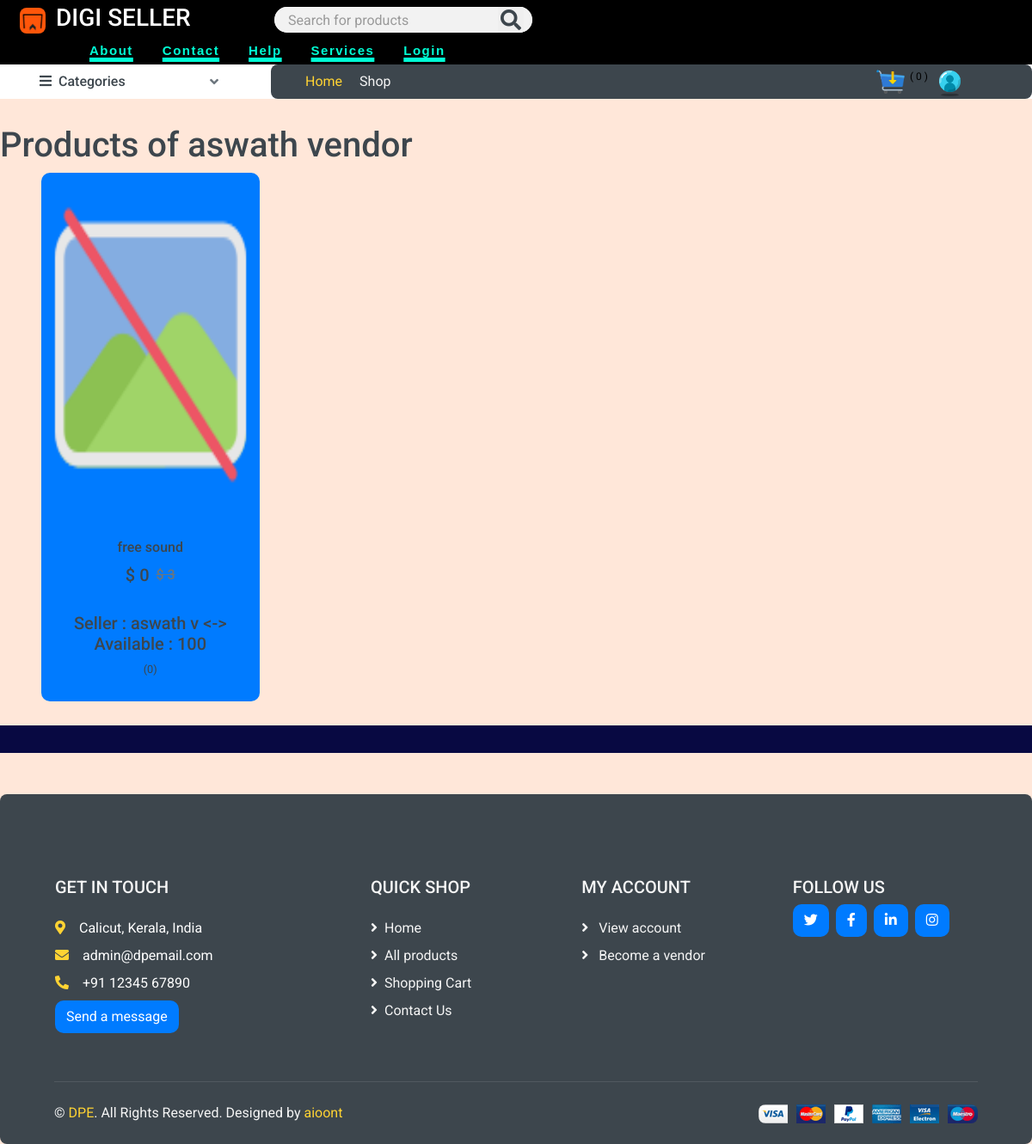
Page /vendors/6/ on the earlier database version.
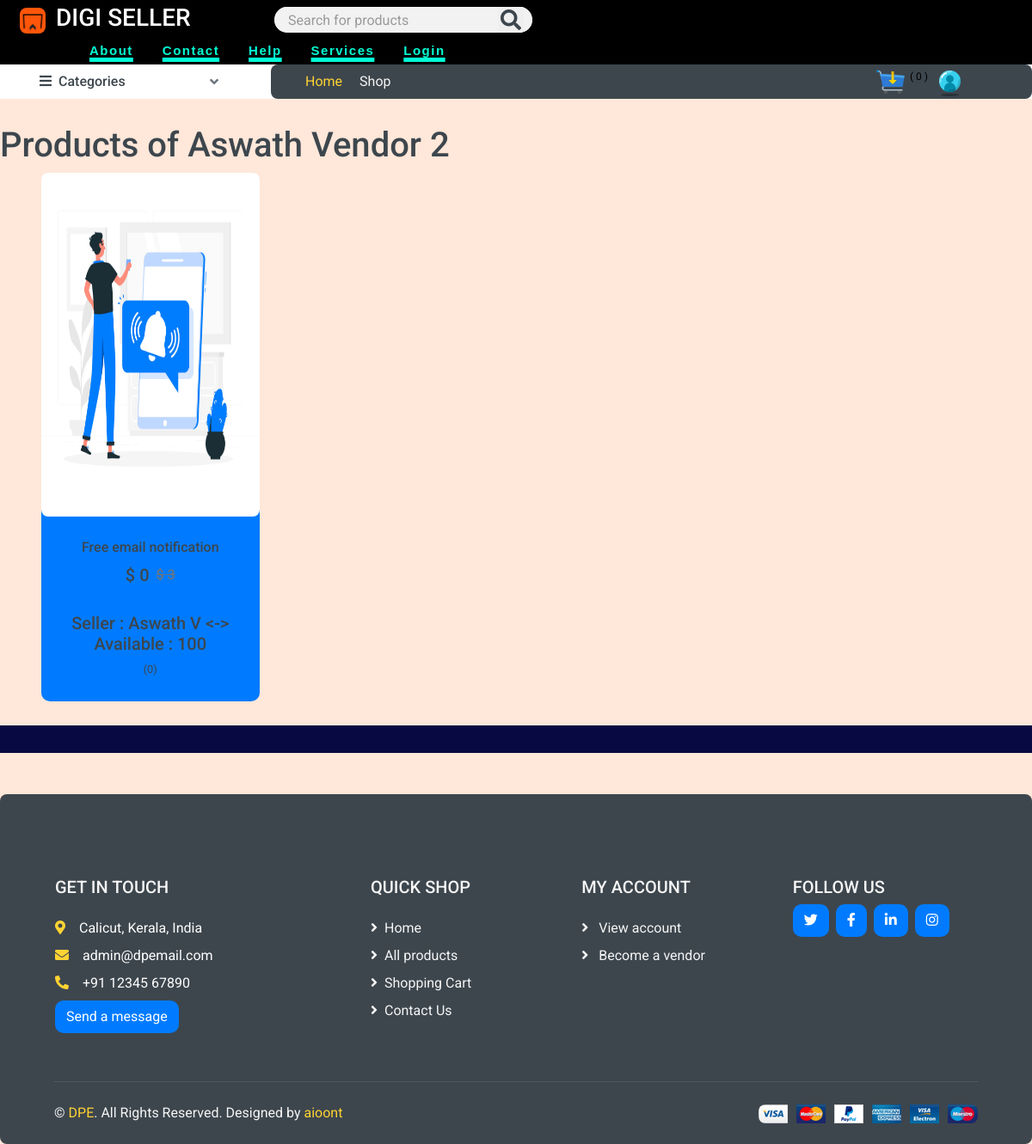
Same page on the later database version.
### store/models.py (models this page shows, shortened)
class Vendor(models.Model):
    ACTIVE = 'active'
    DELETEED = 'deleted'
    STATUS_CHOICES = (
        (ACTIVE, 'active'),
        (DELETEED,  'deleted')
    )
    user = models.ForeignKey(User, related_name='vendors', on_delete=models.CASCADE, default=True)
    no_of_product = models.IntegerField(null=True)
    income = models.IntegerField(null=True)
    joined_in = models.DateTimeField(auto_now_add=True)
    status = models.CharField(max_length=20, choices=STATUS_CHOICES, default=ACTIVE)
    vendor_name = models.CharField(null=True, max_length=255)
    vendor_email = models.EmailField(null=True,max_length=100, unique=True)
    vendor_address = models.CharField(null=True,max_length=255)
    vendor_image = models.ImageField(upload_to='uploads/vendor_images/', blank=True, null=True)
    print(user)

class Product(models.Model):
    DRAFT = 'draft'
    WAITING_APPROVAL = 'waitingapproval'
    ACTIVE = 'active'
    DELETEED = 'deleted'
    STATUS_CHOICES = (
        (DRAFT, 'Draft'),
        (WAITING_APPROVAL, 'waitingapproval'),
        (ACTIVE, 'active'),
        (DELETEED,  'deleted')
    )
    user = models.ForeignKey(User, related_name='products', on_delete=models.CASCADE)  #vendor who added product
    category = models.ForeignKey(Category, related_name='products', on_delete=models.CASCADE)
    title = models.CharField(max_length=50)
    digital_product = models.FileField(upload_to='uploads/digital_product/')
    image = models.ImageField(upload_to='uploads/product_images/', null=True)
    video = models.FileField(upload_to='uploads/videos/', null=True)
    slug = models.SlugField(max_length=50)
    description = models.TextField(blank=True)
    price = models.IntegerField()
    discount_price = models.IntegerField(blank=True, null=True) #video_url = models.URLField()  URLField stores a string representing the URL of the video.  <iframe width="560" height="315" src="{{ product.video_url }}" frameborder="0" allowfullscreen></iframe>
    quantity = models.IntegerField(blank=True, null=True)
    sold = models.IntegerField(blank=True, null=True,default=0)
    rating = models.IntegerField(default=0)
    created_at = models.DateTimeField(auto_now_add=True)
    updated_at = models.DateTimeField(auto_now=True)
    status = models.CharField(max_length=20, choices=STATUS_CHOICES, default=ACTIVE)
    class Meta:
        ordering = ('-created_at',)

### userprofile/models.py (models this page shows, shortened)
class CustomUser(AbstractUser):
    username = None
    email = models.EmailField(_('email address'), unique=True)
    mobile = models.CharField(max_length=15, null=True, blank= True)
    is_vendor = models.BooleanField(default=False)
    USERNAME_FIELD = 'email'
    REQUIRED_FIELDS = ['mobile']
    objects = CustomUserManager()

### userprofile/views.py (the view)
# urls.py: path('vendors/<int:vendor_id>/', views.vendor_detail, name='vendor_detail'),
def vendor_detail(request, vendor_id):
    vendor = get_object_or_404(Vendor, pk=vendor_id)
    products = Product.objects.filter(user__vendors=vendor).exclude(status=Product.DELETEED)
    return render(request, 'vendor_detail.html', {
        'products': products,
        'vendor': vendor,
    })

### store/cart.py (called while the page is built)
    def __len__(self):
        return sum(item['quantity'] for item in self.cart.values())

### store/context_processors.py (called while the page is built)
def cart(request):  # to make cart globally available context_processord.py used
    return {'cart': Cart(request)}

### store/templatetags/menu.py (called while the page is built)
@register.inclusion_tag('menu.html')
def menu():
    categories = Category.objects.all()
    return {'categories':categories}

### userprofile/templates/vendor_detail.html (shortened to what this page needs)
{% extends 'base.html' %}
{% block content %}
<h1 class="text-2xl"> Products of {{ vendor.vendor_name }}</h1>
{% include 'partials/products.html' %}
{% endblock %}

### store/templates/partials/products.html (shortened to what this page needs)
{% load static %}
{% if products %}
 <div class="row px-xl-5 text-dark flex">
        {% for product in products %}
           <div class="col-lg-3 col-md-4 col-sm-6 pb-1">
               <div class="product-item bgof mb-4">
                   {% if product.image %}
                   <div class="product-img position-relative overflow-hidden">
                     <img class = "img-fluid" src="{{ product.image.url }}" alt="Image of {{ product.title }}">
                   </div>
                   {% else %}
                        <div class="product-img position-relative overflow-hidden">
                            <img class="img-fluid" src="{% static 'img/no-img.png' %}" alt="No image">
                        </div>
                    {% endif %}
                    <div class="text-center py-4">
                        <a class="h6 text-decoration-none text-truncate" href="{% url 'product_detail' product.category.slug product.slug %}">  {{ product.title }} </a>
                        <div class="d-flex align-items-center justify-content-center mt-2">
                            <h5>  $ {{ product.discount_price }} </h5>
                            <h6 class="text-muted ml-2"><del> $ {{ product.price }} </del></h6>
                        </div>
                              <br>
                                <h5>Seller : {% firstof product.user.get_full_name product.user.username %} <-> Available : {{ product.quantity }}</h5>
                        <div class="d-flex align-items-center justify-content-center mb-1">
                            <small>({{ product.sold }})</small>
                        </div>
                    </div>
                </div>
        </div>
        {% endfor %}
</div>
{% else %}
<center><h3 class="text-dark">No products to shows</h3></center>
{% endif %}

Differences in the rows shown:
changed Vendor: vendor_name "aswath vendor" → "Aswath Vendor 2"
changed Product: image: picture added in place of a placeholder; title "free sound" → "Free email notification"; user.last_name "aswath v" → "Aswath V"
